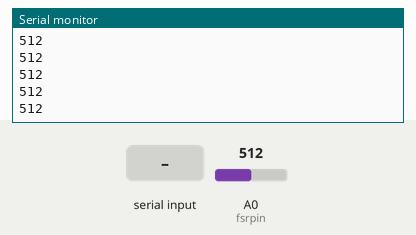
Simulated run of this sketch. Board: Arduino Uno, built with avr-gcc and run on an emulated ATmega328P. Shown: the last lines printed to the serial monitor. Inputs (shaded band) come from the test bench; at power-on: A0 (fsrpin) = 512.

Above: at 1.2 s.
1.3 s: byte 30 received over Serial
2.8 s: A0 (fsrpin) set to 716
At 3.8 s:
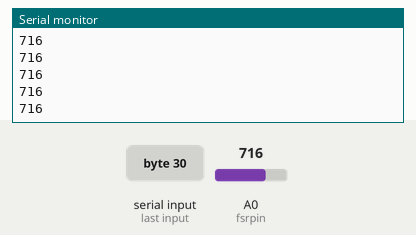
4.3 s: byte 90 received over Serial
5.8 s: A0 (fsrpin) set to 900
At 6.8 s:
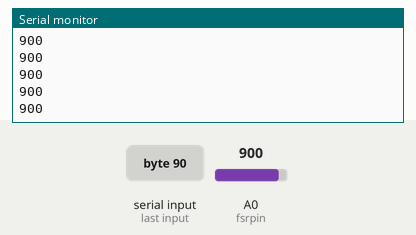
Timing chart, 0 to 8.3 s (numbered marks = the images above; inputs shaded):
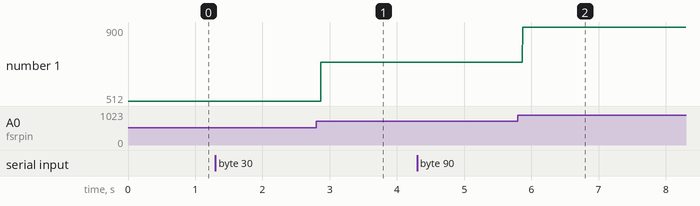

The sketch:

squeeze.ino
```cpp
// Define FSR pin:
const int fsrpin = A0;
int inByte = 0;

//Define variable to store sensor readings:
int fsrreading = 0; //Variable to store FSR value
int red;

void setup() {
  // Begin serial communication at a baud rate of 9600:
  Serial.begin(9600);
    while (!Serial) {;
  }
}

void loop() {
  // Read the FSR pin and store the output as fsrreading:
  fsrreading = analogRead(fsrpin);


  // Print the fsrreading in the serial monitor:
  Serial.println(fsrreading);

   if (Serial.available() > 0) {
    // get incoming byte:
    inByte = Serial.read();

   Serial.print(fsrreading);
   Serial.print(",");
  }
}
```

Measured:
- after the input at 2.8 s, the serial monitor: prints a new line after 0.07 s (image 1)
- after the input at 5.8 s, the serial monitor: prints a new line after 0.07 s (image 2)
- plotted number 1: 512 → 716 after the input at 2.8 s, 716 → 900 after the input at 5.8 s
